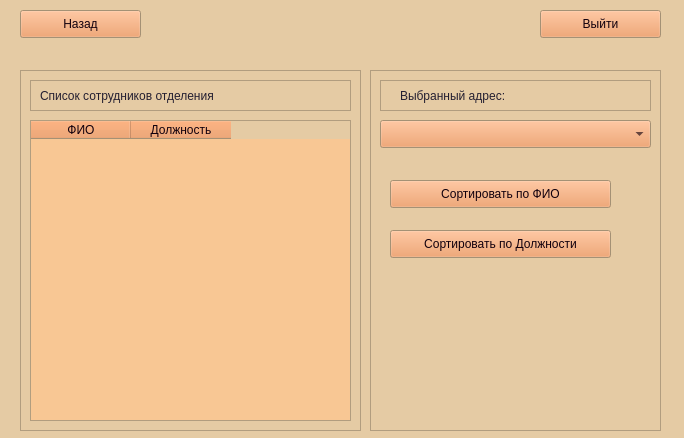
<?xml version="1.0" encoding="UTF-8"?>
<ui version="4.0">
 <class>Form</class>
 <widget class="QWidget" name="Form">
  <property name="geometry">
   <rect>
    <x>0</x>
    <y>0</y>
    <width>684</width>
    <height>438</height>
   </rect>
  </property>
  <property name="palette">
   <palette>
    <active>
     <colorrole role="WindowText">
      <brush brushstyle="SolidPattern">
       <color alpha="255">
        <red>36</red>
        <green>31</green>
        <blue>49</blue>
       </color>
      </brush>
     </colorrole>
     <colorrole role="Button">
      <brush brushstyle="SolidPattern">
       <color alpha="255">
        <red>237</red>
        <green>148</green>
        <blue>85</blue>
       </color>
      </brush>
     </colorrole>
     <colorrole role="Light">
      <brush brushstyle="SolidPattern">
       <color alpha="255">
        <red>255</red>
        <green>251</green>
        <blue>218</blue>
       </color>
      </brush>
     </colorrole>
     <colorrole role="Midlight">
      <brush brushstyle="SolidPattern">
       <color alpha="255">
        <red>229</red>
        <green>203</green>
        <blue>164</blue>
       </color>
      </brush>
     </colorrole>
     <colorrole role="Dark">
      <brush brushstyle="SolidPattern">
       <color alpha="255">
        <red>165</red>
        <green>77</green>
        <blue>0</blue>
       </color>
      </brush>
     </colorrole>
     <colorrole role="Mid">
      <brush brushstyle="SolidPattern">
       <color alpha="255">
        <red>229</red>
        <green>165</green>
        <blue>10</blue>
       </color>
      </brush>
     </colorrole>
     <colorrole role="Text">
      <brush brushstyle="SolidPattern">
       <color alpha="255">
        <red>29</red>
        <green>34</green>
        <blue>28</blue>
       </color>
      </brush>
     </colorrole>
     <colorrole role="BrightText">
      <brush brushstyle="SolidPattern">
       <color alpha="255">
        <red>205</red>
        <green>171</green>
        <blue>143</blue>
       </color>
      </brush>
     </colorrole>
     <colorrole role="ButtonText">
      <brush brushstyle="SolidPattern">
       <color alpha="255">
        <red>18</red>
        <green>0</green>
        <blue>13</blue>
       </color>
      </brush>
     </colorrole>
     <colorrole role="Base">
      <brush brushstyle="SolidPattern">
       <color alpha="255">
        <red>248</red>
        <green>199</green>
        <blue>148</blue>
       </color>
      </brush>
     </colorrole>
     <colorrole role="Window">
      <brush brushstyle="SolidPattern">
       <color alpha="255">
        <red>229</red>
        <green>203</green>
        <blue>164</blue>
       </color>
      </brush>
     </colorrole>
     <colorrole role="Shadow">
      <brush brushstyle="SolidPattern">
       <color alpha="255">
        <red>16</red>
        <green>10</green>
        <blue>10</blue>
       </color>
      </brush>
     </colorrole>
     <colorrole role="HighlightedText">
      <brush brushstyle="SolidPattern">
       <color alpha="255">
        <red>255</red>
        <green>255</green>
        <blue>255</blue>
       </color>
      </brush>
     </colorrole>
     <colorrole role="AlternateBase">
      <brush brushstyle="SolidPattern">
       <color alpha="255">
        <red>228</red>
        <green>197</green>
        <blue>166</blue>
       </color>
      </brush>
     </colorrole>
     <colorrole role="ToolTipBase">
      <brush brushstyle="SolidPattern">
       <color alpha="255">
        <red>230</red>
        <green>255</green>
        <blue>171</blue>
       </color>
      </brush>
     </colorrole>
     <colorrole role="ToolTipText">
      <brush brushstyle="SolidPattern">
       <color alpha="255">
        <red>0</red>
        <green>0</green>
        <blue>0</blue>
       </color>
      </brush>
     </colorrole>
     <colorrole role="PlaceholderText">
      <brush brushstyle="SolidPattern">
       <color alpha="128">
        <red>252</red>
        <green>252</green>
        <blue>252</blue>
       </color>
      </brush>
     </colorrole>
    </active>
    <inactive>
     <colorrole role="WindowText">
      <brush brushstyle="SolidPattern">
       <color alpha="255">
        <red>36</red>
        <green>31</green>
        <blue>49</blue>
       </color>
      </brush>
     </colorrole>
     <colorrole role="Button">
      <brush brushstyle="SolidPattern">
       <color alpha="255">
        <red>237</red>
        <green>148</green>
        <blue>85</blue>
       </color>
      </brush>
     </colorrole>
     <colorrole role="Light">
      <brush brushstyle="SolidPattern">
       <color alpha="255">
        <red>255</red>
        <green>251</green>
        <blue>218</blue>
       </color>
      </brush>
     </colorrole>
     <colorrole role="Midlight">
      <brush brushstyle="SolidPattern">
       <color alpha="255">
        <red>229</red>
        <green>203</green>
        <blue>164</blue>
       </color>
      </brush>
     </colorrole>
     <colorrole role="Dark">
      <brush brushstyle="SolidPattern">
       <color alpha="255">
        <red>165</red>
        <green>77</green>
        <blue>0</blue>
       </color>
      </brush>
     </colorrole>
     <colorrole role="Mid">
      <brush brushstyle="SolidPattern">
       <color alpha="255">
        <red>229</red>
        <green>165</green>
        <blue>10</blue>
       </color>
      </brush>
     </colorrole>
     <colorrole role="Text">
      <brush brushstyle="SolidPattern">
       <color alpha="255">
        <red>29</red>
        <green>34</green>
        <blue>28</blue>
       </color>
      </brush>
     </colorrole>
     <colorrole role="BrightText">
      <brush brushstyle="SolidPattern">
       <color alpha="255">
        <red>205</red>
        <green>171</green>
        <blue>143</blue>
       </color>
      </brush>
     </colorrole>
     <colorrole role="ButtonText">
      <brush brushstyle="SolidPattern">
       <color alpha="255">
        <red>18</red>
        <green>0</green>
        <blue>13</blue>
       </color>
      </brush>
     </colorrole>
     <colorrole role="Base">
      <brush brushstyle="SolidPattern">
       <color alpha="255">
        <red>248</red>
        <green>199</green>
        <blue>148</blue>
       </color>
      </brush>
     </colorrole>
     <colorrole role="Window">
      <brush brushstyle="SolidPattern">
       <color alpha="255">
        <red>229</red>
        <green>203</green>
        <blue>164</blue>
       </color>
      </brush>
     </colorrole>
     <colorrole role="Shadow">
      <brush brushstyle="SolidPattern">
       <color alpha="255">
        <red>16</red>
        <green>10</green>
        <blue>10</blue>
       </color>
      </brush>
     </colorrole>
     <colorrole role="HighlightedText">
      <brush brushstyle="SolidPattern">
       <color alpha="255">
        <red>255</red>
        <green>255</green>
        <blue>255</blue>
       </color>
      </brush>
     </colorrole>
     <colorrole role="AlternateBase">
      <brush brushstyle="SolidPattern">
       <color alpha="255">
        <red>228</red>
        <green>197</green>
        <blue>166</blue>
       </color>
      </brush>
     </colorrole>
     <colorrole role="ToolTipBase">
      <brush brushstyle="SolidPattern">
       <color alpha="255">
        <red>230</red>
        <green>255</green>
        <blue>171</blue>
       </color>
      </brush>
     </colorrole>
     <colorrole role="ToolTipText">
      <brush brushstyle="SolidPattern">
       <color alpha="255">
        <red>0</red>
        <green>0</green>
        <blue>0</blue>
       </color>
      </brush>
     </colorrole>
     <colorrole role="PlaceholderText">
      <brush brushstyle="SolidPattern">
       <color alpha="128">
        <red>252</red>
        <green>252</green>
        <blue>252</blue>
       </color>
      </brush>
     </colorrole>
    </inactive>
    <disabled>
     <colorrole role="WindowText">
      <brush brushstyle="SolidPattern">
       <color alpha="255">
        <red>165</red>
        <green>77</green>
        <blue>0</blue>
       </color>
      </brush>
     </colorrole>
     <colorrole role="Button">
      <brush brushstyle="SolidPattern">
       <color alpha="255">
        <red>237</red>
        <green>148</green>
        <blue>85</blue>
       </color>
      </brush>
     </colorrole>
     <colorrole role="Light">
      <brush brushstyle="SolidPattern">
       <color alpha="255">
        <red>255</red>
        <green>251</green>
        <blue>218</blue>
       </color>
      </brush>
     </colorrole>
     <colorrole role="Midlight">
      <brush brushstyle="SolidPattern">
       <color alpha="255">
        <red>229</red>
        <green>203</green>
        <blue>164</blue>
       </color>
      </brush>
     </colorrole>
     <colorrole role="Dark">
      <brush brushstyle="SolidPattern">
       <color alpha="255">
        <red>165</red>
        <green>77</green>
        <blue>0</blue>
       </color>
      </brush>
     </colorrole>
     <colorrole role="Mid">
      <brush brushstyle="SolidPattern">
       <color alpha="255">
        <red>229</red>
        <green>165</green>
        <blue>10</blue>
       </color>
      </brush>
     </colorrole>
     <colorrole role="Text">
      <brush brushstyle="SolidPattern">
       <color alpha="255">
        <red>165</red>
        <green>77</green>
        <blue>0</blue>
       </color>
      </brush>
     </colorrole>
     <colorrole role="BrightText">
      <brush brushstyle="SolidPattern">
       <color alpha="255">
        <red>205</red>
        <green>171</green>
        <blue>143</blue>
       </color>
      </brush>
     </colorrole>
     <colorrole role="ButtonText">
      <brush brushstyle="SolidPattern">
       <color alpha="255">
        <red>165</red>
        <green>77</green>
        <blue>0</blue>
       </color>
      </brush>
     </colorrole>
     <colorrole role="Base">
      <brush brushstyle="SolidPattern">
       <color alpha="255">
        <red>229</red>
        <green>203</green>
        <blue>164</blue>
       </color>
      </brush>
     </colorrole>
     <colorrole role="Window">
      <brush brushstyle="SolidPattern">
       <color alpha="255">
        <red>229</red>
        <green>203</green>
        <blue>164</blue>
       </color>
      </brush>
     </colorrole>
     <colorrole role="Shadow">
      <brush brushstyle="SolidPattern">
       <color alpha="255">
        <red>16</red>
        <green>10</green>
        <blue>10</blue>
       </color>
      </brush>
     </colorrole>
     <colorrole role="HighlightedText">
      <brush brushstyle="SolidPattern">
       <color alpha="255">
        <red>255</red>
        <green>255</green>
        <blue>255</blue>
       </color>
      </brush>
     </colorrole>
     <colorrole role="AlternateBase">
      <brush brushstyle="SolidPattern">
       <color alpha="255">
        <red>228</red>
        <green>197</green>
        <blue>166</blue>
       </color>
      </brush>
     </colorrole>
     <colorrole role="ToolTipBase">
      <brush brushstyle="SolidPattern">
       <color alpha="255">
        <red>230</red>
        <green>255</green>
        <blue>171</blue>
       </color>
      </brush>
     </colorrole>
     <colorrole role="ToolTipText">
      <brush brushstyle="SolidPattern">
       <color alpha="255">
        <red>0</red>
        <green>0</green>
        <blue>0</blue>
       </color>
      </brush>
     </colorrole>
     <colorrole role="PlaceholderText">
      <brush brushstyle="SolidPattern">
       <color alpha="128">
        <red>252</red>
        <green>252</green>
        <blue>252</blue>
       </color>
      </brush>
     </colorrole>
    </disabled>
   </palette>
  </property>
  <property name="windowTitle">
   <string>Просмотр сотрудников</string>
  </property>
  <widget class="QPushButton" name="goback_button">
   <property name="geometry">
    <rect>
     <x>20</x>
     <y>10</y>
     <width>121</width>
     <height>28</height>
    </rect>
   </property>
   <property name="text">
    <string>Назад</string>
   </property>
  </widget>
  <widget class="QFrame" name="frame">
   <property name="geometry">
    <rect>
     <x>20</x>
     <y>70</y>
     <width>341</width>
     <height>361</height>
    </rect>
   </property>
   <property name="frameShape">
    <enum>QFrame::StyledPanel</enum>
   </property>
   <property name="frameShadow">
    <enum>QFrame::Raised</enum>
   </property>
   <widget class="QFrame" name="frame_3">
    <property name="geometry">
     <rect>
      <x>10</x>
      <y>10</y>
      <width>321</width>
      <height>31</height>
     </rect>
    </property>
    <property name="frameShape">
     <enum>QFrame::StyledPanel</enum>
    </property>
    <property name="frameShadow">
     <enum>QFrame::Raised</enum>
    </property>
    <widget class="QLabel" name="label_10">
     <property name="geometry">
      <rect>
       <x>10</x>
       <y>0</y>
       <width>311</width>
       <height>31</height>
      </rect>
     </property>
     <property name="text">
      <string>Список сотрудников отделения</string>
     </property>
    </widget>
   </widget>
   <widget class="QTableWidget" name="employee_table">
    <property name="geometry">
     <rect>
      <x>10</x>
      <y>50</y>
      <width>321</width>
      <height>301</height>
     </rect>
    </property>
    <column>
     <property name="text">
      <string>ФИО</string>
     </property>
    </column>
    <column>
     <property name="text">
      <string>Должность</string>
     </property>
    </column>
   </widget>
  </widget>
  <widget class="QFrame" name="frame_2">
   <property name="geometry">
    <rect>
     <x>370</x>
     <y>70</y>
     <width>291</width>
     <height>361</height>
    </rect>
   </property>
   <property name="frameShape">
    <enum>QFrame::StyledPanel</enum>
   </property>
   <property name="frameShadow">
    <enum>QFrame::Raised</enum>
   </property>
   <widget class="QComboBox" name="adres_box">
    <property name="geometry">
     <rect>
      <x>10</x>
      <y>50</y>
      <width>271</width>
      <height>28</height>
     </rect>
    </property>
   </widget>
   <widget class="QFrame" name="frame_10">
    <property name="geometry">
     <rect>
      <x>10</x>
      <y>10</y>
      <width>271</width>
      <height>31</height>
     </rect>
    </property>
    <property name="frameShape">
     <enum>QFrame::StyledPanel</enum>
    </property>
    <property name="frameShadow">
     <enum>QFrame::Raised</enum>
    </property>
    <widget class="QLabel" name="label_9">
     <property name="geometry">
      <rect>
       <x>20</x>
       <y>0</y>
       <width>231</width>
       <height>31</height>
      </rect>
     </property>
     <property name="text">
      <string>Выбранный адрес:</string>
     </property>
    </widget>
   </widget>
   <widget class="QPushButton" name="sort_fio_button">
    <property name="geometry">
     <rect>
      <x>20</x>
      <y>110</y>
      <width>221</width>
      <height>28</height>
     </rect>
    </property>
    <property name="text">
     <string>Сортировать по ФИО</string>
    </property>
   </widget>
   <widget class="QPushButton" name="sort_dol_button">
    <property name="geometry">
     <rect>
      <x>20</x>
      <y>160</y>
      <width>221</width>
      <height>28</height>
     </rect>
    </property>
    <property name="text">
     <string>Сортировать по Должности</string>
    </property>
   </widget>
  </widget>
  <widget class="QPushButton" name="exit_button">
   <property name="geometry">
    <rect>
     <x>540</x>
     <y>10</y>
     <width>121</width>
     <height>28</height>
    </rect>
   </property>
   <property name="text">
    <string>Выйти</string>
   </property>
  </widget>
 </widget>
 <resources/>
 <connections/>
</ui>
